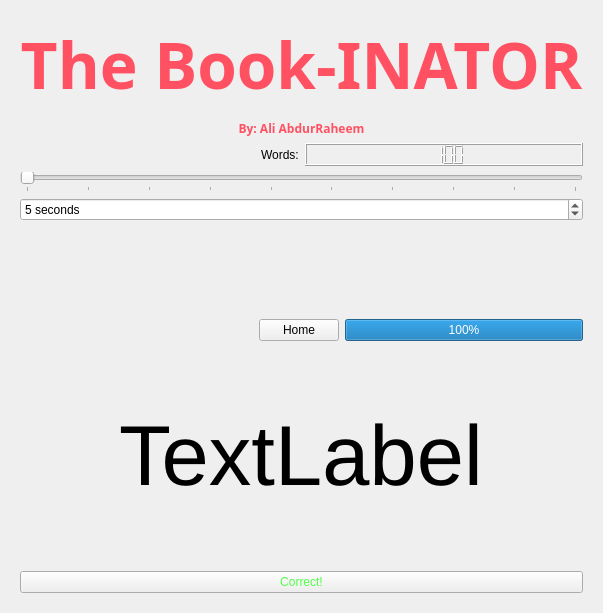
<?xml version="1.0" encoding="UTF-8"?>
<ui version="4.0">
 <class>TheBookINATOR</class>
 <widget class="QDialog" name="TheBookINATOR">
  <property name="enabled">
   <bool>true</bool>
  </property>
  <property name="geometry">
   <rect>
    <x>0</x>
    <y>0</y>
    <width>426</width>
    <height>613</height>
   </rect>
  </property>
  <property name="acceptDrops">
   <bool>false</bool>
  </property>
  <property name="windowTitle">
   <string>The Book-INATOR</string>
  </property>
  <layout class="QVBoxLayout" name="verticalLayout_9">
   <item>
    <widget class="QWidget" name="home" native="true">
     <layout class="QVBoxLayout" name="verticalLayout_10">
      <item>
       <layout class="QVBoxLayout" name="verticalLayout_4">
        <item>
         <layout class="QVBoxLayout" name="verticalLayout_2">
          <item>
           <widget class="QLabel" name="title">
            <property name="font">
             <font>
              <family>Marker Felt</family>
              <pointsize>24</pointsize>
              <bold>true</bold>
             </font>
            </property>
            <property name="text">
             <string>&lt;html&gt;&lt;head/&gt;&lt;body&gt;&lt;p align=&quot;center&quot;&gt;&lt;span style=&quot; font-size:48pt; color:#ff5162;&quot;&gt;The Book-INATOR&lt;/span&gt;&lt;/p&gt;&lt;p align=&quot;center&quot;&gt;&lt;span style=&quot; font-size:9pt; color:#ff5162;&quot;&gt;By: Ali AbdurRaheem&lt;/span&gt;&lt;/p&gt;&lt;/body&gt;&lt;/html&gt;</string>
            </property>
            <property name="scaledContents">
             <bool>false</bool>
            </property>
           </widget>
          </item>
         </layout>
        </item>
        <item>
         <layout class="QVBoxLayout" name="verticalLayout_3">
          <item>
           <layout class="QHBoxLayout" name="horizontalLayout">
            <item alignment="Qt::AlignRight">
             <widget class="QLabel" name="label">
              <property name="text">
               <string>Words:</string>
              </property>
             </widget>
            </item>
            <item>
             <widget class="QLCDNumber" name="difclt_Num">
              <property name="digitCount">
               <number>4</number>
              </property>
              <property name="mode">
               <enum>QLCDNumber::Dec</enum>
              </property>
              <property name="segmentStyle">
               <enum>QLCDNumber::Filled</enum>
              </property>
              <property name="intValue" stdset="0">
               <number>100</number>
              </property>
             </widget>
            </item>
           </layout>
          </item>
          <item>
           <widget class="QSlider" name="difclt_Slider">
            <property name="minimum">
             <number>1</number>
            </property>
            <property name="maximum">
             <number>10</number>
            </property>
            <property name="singleStep">
             <number>1</number>
            </property>
            <property name="pageStep">
             <number>1</number>
            </property>
            <property name="value">
             <number>1</number>
            </property>
            <property name="sliderPosition">
             <number>1</number>
            </property>
            <property name="tracking">
             <bool>true</bool>
            </property>
            <property name="orientation">
             <enum>Qt::Horizontal</enum>
            </property>
            <property name="invertedControls">
             <bool>false</bool>
            </property>
            <property name="tickPosition">
             <enum>QSlider::TicksBelow</enum>
            </property>
            <property name="tickInterval">
             <number>1</number>
            </property>
           </widget>
          </item>
          <item>
           <widget class="QSpinBox" name="difclt_Seconds">
            <property name="focusPolicy">
             <enum>Qt::TabFocus</enum>
            </property>
            <property name="readOnly">
             <bool>false</bool>
            </property>
            <property name="keyboardTracking">
             <bool>true</bool>
            </property>
            <property name="suffix">
             <string> seconds</string>
            </property>
            <property name="prefix">
             <string/>
            </property>
            <property name="minimum">
             <number>2</number>
            </property>
            <property name="maximum">
             <number>15</number>
            </property>
            <property name="value">
             <number>5</number>
            </property>
           </widget>
          </item>
         </layout>
        </item>
        <item>
         <widget class="QPushButton" name="play">
          <property name="enabled">
           <bool>true</bool>
          </property>
          <property name="sizePolicy">
           <sizepolicy hsizetype="Minimum" vsizetype="Minimum">
            <horstretch>0</horstretch>
            <verstretch>0</verstretch>
           </sizepolicy>
          </property>
          <property name="sizeIncrement">
           <size>
            <width>0</width>
            <height>0</height>
           </size>
          </property>
          <property name="cursor">
           <cursorShape>PointingHandCursor</cursorShape>
          </property>
          <property name="autoFillBackground">
           <bool>false</bool>
          </property>
          <property name="text">
           <string/>
          </property>
          <property name="icon">
           <iconset resource="recources.qrc">
            <normaloff>:/pics/Play-button-icon-in-yellow-color-on-transparent-background-PNG-2.png</normaloff>:/pics/Play-button-icon-in-yellow-color-on-transparent-background-PNG-2.png</iconset>
          </property>
          <property name="iconSize">
           <size>
            <width>128</width>
            <height>128</height>
           </size>
          </property>
          <property name="shortcut">
           <string/>
          </property>
          <property name="checkable">
           <bool>false</bool>
          </property>
          <property name="default">
           <bool>false</bool>
          </property>
          <property name="flat">
           <bool>true</bool>
          </property>
         </widget>
        </item>
       </layout>
      </item>
     </layout>
    </widget>
   </item>
   <item>
    <widget class="QWidget" name="game" native="true">
     <property name="enabled">
      <bool>true</bool>
     </property>
     <layout class="QVBoxLayout" name="verticalLayout_11">
      <item>
       <layout class="QHBoxLayout" name="horizontalLayout_4">
        <item>
         <spacer name="horizontalSpacer">
          <property name="orientation">
           <enum>Qt::Horizontal</enum>
          </property>
          <property name="sizeHint" stdset="0">
           <size>
            <width>40</width>
            <height>20</height>
           </size>
          </property>
         </spacer>
        </item>
        <item>
         <widget class="QPushButton" name="home_Button">
          <property name="focusPolicy">
           <enum>Qt::NoFocus</enum>
          </property>
          <property name="text">
           <string>Home</string>
          </property>
          <property name="shortcut">
           <string/>
          </property>
          <property name="flat">
           <bool>false</bool>
          </property>
         </widget>
        </item>
        <item>
         <widget class="QProgressBar" name="timer_Bar">
          <property name="value">
           <number>100</number>
          </property>
          <property name="invertedAppearance">
           <bool>false</bool>
          </property>
         </widget>
        </item>
       </layout>
      </item>
      <item>
       <layout class="QVBoxLayout" name="verticalLayout_8">
        <item alignment="Qt::AlignHCenter">
         <widget class="QLabel" name="word">
          <property name="styleSheet">
           <string notr="true">font-size: 64pt;</string>
          </property>
          <property name="text">
           <string>TextLabel</string>
          </property>
         </widget>
        </item>
        <item>
         <widget class="QPushButton" name="next_Button">
          <property name="focusPolicy">
           <enum>Qt::NoFocus</enum>
          </property>
          <property name="styleSheet">
           <string notr="true">color: rgb(81, 255, 73)</string>
          </property>
          <property name="text">
           <string>Correct!</string>
          </property>
          <property name="shortcut">
           <string>Space</string>
          </property>
          <property name="flat">
           <bool>false</bool>
          </property>
         </widget>
        </item>
       </layout>
      </item>
     </layout>
    </widget>
   </item>
  </layout>
 </widget>
 <resources>
  <include location="recources.qrc"/>
 </resources>
 <connections>
  <connection>
   <sender>home_Button</sender>
   <signal>clicked()</signal>
   <receiver>game</receiver>
   <slot>hide()</slot>
   <hints>
    <hint type="sourcelabel">
     <x>212</x>
     <y>444</y>
    </hint>
    <hint type="destinationlabel">
     <x>212</x>
     <y>494</y>
    </hint>
   </hints>
  </connection>
  <connection>
   <sender>home_Button</sender>
   <signal>clicked()</signal>
   <receiver>home</receiver>
   <slot>show()</slot>
   <hints>
    <hint type="sourcelabel">
     <x>212</x>
     <y>444</y>
    </hint>
    <hint type="destinationlabel">
     <x>212</x>
     <y>194</y>
    </hint>
   </hints>
  </connection>
  <connection>
   <sender>play</sender>
   <signal>clicked()</signal>
   <receiver>game</receiver>
   <slot>show()</slot>
   <hints>
    <hint type="sourcelabel">
     <x>212</x>
     <y>292</y>
    </hint>
    <hint type="destinationlabel">
     <x>212</x>
     <y>494</y>
    </hint>
   </hints>
  </connection>
  <connection>
   <sender>play</sender>
   <signal>clicked()</signal>
   <receiver>home</receiver>
   <slot>hide()</slot>
   <hints>
    <hint type="sourcelabel">
     <x>212</x>
     <y>292</y>
    </hint>
    <hint type="destinationlabel">
     <x>212</x>
     <y>194</y>
    </hint>
   </hints>
  </connection>
 </connections>
</ui>
